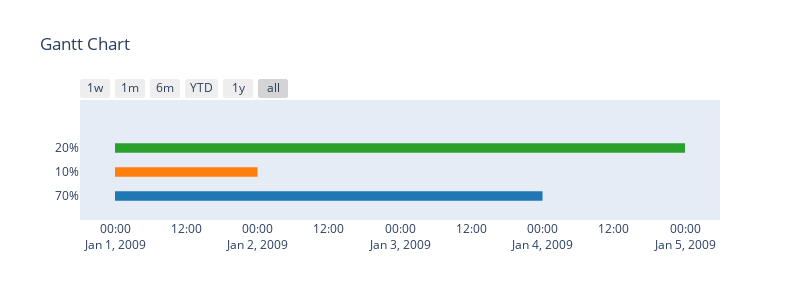

Source (notebook cell):
### Markdown cell above
#### 1. Fall: Risiko-Bewertung eines Schrittes

Fallbeispiel: In der Produktentwicklung wird ein Prozess abgeschätzt mit 
- Durchlaufzeit 3 Tage mit 70% Wahrscheinlichkeit
- Durchlaufzeit 2 Tage mit 10% Wahrscheinlichkeit
- Durchlaufzeit 4 Tage mit 20% Wahrscheinlichkeit

### Code cell
df = [dict(Task="70%", Start='2009-01-01', Finish='2009-01-04'),
      dict(Task="10%", Start='2009-01-01', Finish='2009-01-02'),
      dict(Task="20%", Start='2009-01-01', Finish='2009-01-05')]

fig = ff.create_gantt(df, width=800, height=300)
fig.show()

### Figure 1 — Plotly figure (JSON) as saved in the notebook; plotly's stock layout.template omitted (floating-point values rounded to 4 significant figures)
{"data": [{"fill": "toself", "fillcolor": "rgb(255, 127, 14)", "hoverinfo": "name", "legendgroup": "rgb(255, 127, 14)", "mode": "none", "name": "10%", "type": "scatter", "x": ["2009-01-01", "2009-01-02", "2009-01-02", "2009-01-01"], "y": [0.8, 0.8, 1.2, 1.2]}, {"fill": "toself", "fillcolor": "rgb(31, 119, 180)", "hoverinfo": "name", "legendgroup": "rgb(31, 119, 180)", "mode": "none", "name": "70%", "type": "scatter", "x": ["2009-01-01", "2009-01-04", "2009-01-04", "2009-01-01"], "y": [-0.2, -0.2, 0.2, 0.2]}, {"fill": "toself", "fillcolor": "rgb(44, 160, 44)", "hoverinfo": "name", "legendgroup": "rgb(44, 160, 44)", "mode": "none", "name": "20%", "type": "scatter", "x": ["2009-01-01", "2009-01-05", "2009-01-05", "2009-01-01"], "y": [1.8, 1.8, 2.2, 2.2]}, {"legendgroup": "rgb(255, 127, 14)", "marker": {"color": "rgb(255, 127, 14)", "opacity": 0, "size": 1}, "mode": "markers", "name": "", "showlegend": false, "text": [null, null], "type": "scatter", "x": ["2009-01-01", "2009-01-02"], "y": [1, 1]}, {"legendgroup": "rgb(31, 119, 180)", "marker": {"color": "rgb(31, 119, 180)", "opacity": 0, "size": 1}, "mode": "markers", "name": "", "showlegend": false, "text": [null, null], "type": "scatter", "x": ["2009-01-01", "2009-01-04"], "y": [0, 0]}, {"legendgroup": "rgb(44, 160, 44)", "marker": {"color": "rgb(44, 160, 44)", "opacity": 0, "size": 1}, "mode": "markers", "name": "", "showlegend": false, "text": [null, null], "type": "scatter", "x": ["2009-01-01", "2009-01-05"], "y": [2, 2]}], "layout": {"height": 300, "hovermode": "closest", "showlegend": false, "title": {"text": "Gantt Chart"}, "width": 800, "xaxis": {"rangeselector": {"buttons": [{"count": 7, "label": "1w", "step": "day", "stepmode": "backward"}, {"count": 1, "label": "1m", "step": "month", "stepmode": "backward"}, {"count": 6, "label": "6m", "step": "month", "stepmode": "backward"}, {"count": 1, "label": "YTD", "step": "year", "stepmode": "todate"}, {"count": 1, "label": "1y", "step": "year", "stepmode": "backward"}, {"step": "all"}]}, "showgrid": false, "type": "date", "zeroline": false}, "yaxis": {"autorange": false, "range": [-1, 4], "showgrid": false, "ticktext": ["70%", "10%", "20%"], "tickvals": [0, 1, 2], "zeroline": false}}}
